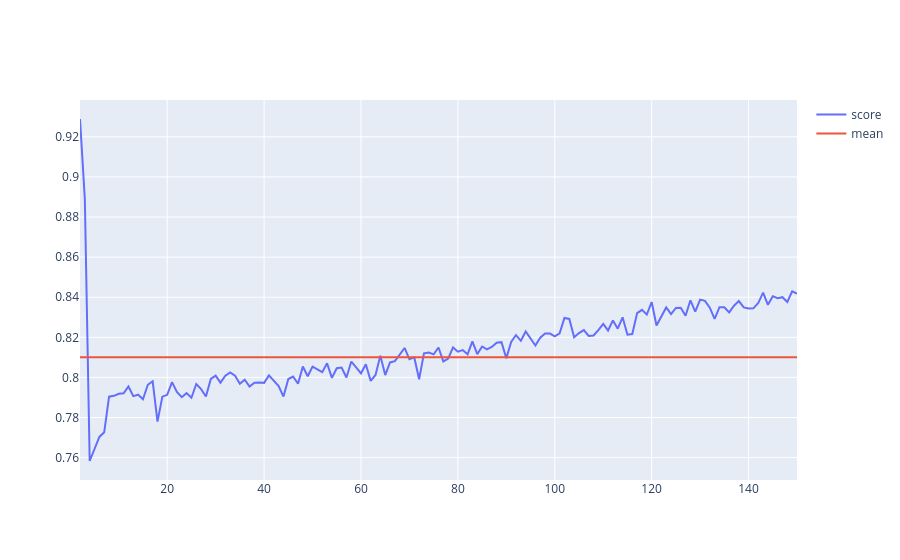

The cell this chart's notebook holds for it:
### Code cell
mean_score=float('%.2f' % (sum(sil) / len(sil)))
fig = go.Figure()
fig.add_trace(go.Scatter(name="score",x=list(range(2,151)), y=list(sil)))
fig.add_trace(go.Scatter(name="mean",x=list(range(2,151)), y=list(np.ones(k-1)*[mean_score])))

### Figure 1 — Plotly figure (JSON) as saved in the notebook; plotly's stock layout.template omitted (floating-point values rounded to 4 significant figures; data arrays with more than 128 entries replaced by an {"elided": "..."} marker saying what was removed)
{"data": [{"name": "score", "type": "scatter", "x": {"elided": "149 int values"}, "y": {"elided": "149 float values"}}, {"name": "mean", "type": "scatter", "x": {"elided": "149 int values"}, "y": {"elided": "149 float values"}}], "layout": {}}
